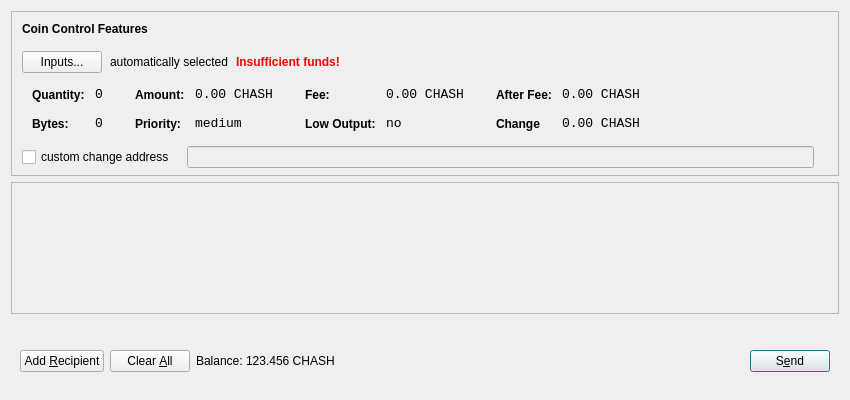
<?xml version="1.0" encoding="UTF-8"?>
<ui version="4.0">
 <class>SendCoinsDialog</class>
 <widget class="QDialog" name="SendCoinsDialog">
  <property name="geometry">
   <rect>
    <x>0</x>
    <y>0</y>
    <width>850</width>
    <height>400</height>
   </rect>
  </property>
  <property name="windowTitle">
   <string>Send Coins</string>
  </property>
  <layout class="QVBoxLayout" name="verticalLayout" stretch="0,1,0">
   <property name="bottomMargin">
    <number>8</number>
   </property>
   <item>
    <widget class="QFrame" name="frameCoinControl">
     <property name="sizePolicy">
      <sizepolicy hsizetype="Expanding" vsizetype="Expanding">
       <horstretch>0</horstretch>
       <verstretch>0</verstretch>
      </sizepolicy>
     </property>
     <property name="maximumSize">
      <size>
       <width>16777215</width>
       <height>16777215</height>
      </size>
     </property>
     <property name="frameShape">
      <enum>QFrame::StyledPanel</enum>
     </property>
     <property name="frameShadow">
      <enum>QFrame::Sunken</enum>
     </property>
     <layout class="QVBoxLayout" name="verticalLayoutCoinControl2">
      <property name="spacing">
       <number>6</number>
      </property>
      <property name="leftMargin">
       <number>0</number>
      </property>
      <property name="topMargin">
       <number>0</number>
      </property>
      <property name="rightMargin">
       <number>0</number>
      </property>
      <property name="bottomMargin">
       <number>6</number>
      </property>
      <item>
       <layout class="QVBoxLayout" name="verticalLayoutCoinControl" stretch="0,0,0,0,1">
        <property name="spacing">
         <number>0</number>
        </property>
        <property name="leftMargin">
         <number>10</number>
        </property>
        <property name="topMargin">
         <number>10</number>
        </property>
        <item>
         <layout class="QHBoxLayout" name="horizontalLayoutCoinControl1">
          <property name="bottomMargin">
           <number>15</number>
          </property>
          <item>
           <widget class="QLabel" name="labelCoinControlFeatures">
            <property name="sizePolicy">
             <sizepolicy hsizetype="Preferred" vsizetype="Maximum">
              <horstretch>0</horstretch>
              <verstretch>0</verstretch>
             </sizepolicy>
            </property>
            <property name="font">
             <font>
              <weight>75</weight>
              <bold>true</bold>
             </font>
            </property>
            <property name="styleSheet">
             <string notr="true">font-weight:bold;</string>
            </property>
            <property name="text">
             <string>Coin Control Features</string>
            </property>
           </widget>
          </item>
         </layout>
        </item>
        <item>
         <layout class="QHBoxLayout" name="horizontalLayoutCoinControl2" stretch="0,0,0,0">
          <property name="spacing">
           <number>8</number>
          </property>
          <property name="bottomMargin">
           <number>10</number>
          </property>
          <item>
           <widget class="QPushButton" name="pushButtonCoinControl">
            <property name="styleSheet">
             <string notr="true"/>
            </property>
            <property name="text">
             <string>Inputs...</string>
            </property>
           </widget>
          </item>
          <item>
           <widget class="QLabel" name="labelCoinControlAutomaticallySelected">
            <property name="text">
             <string>automatically selected</string>
            </property>
            <property name="margin">
             <number>5</number>
            </property>
           </widget>
          </item>
          <item>
           <widget class="QLabel" name="labelCoinControlInsuffFunds">
            <property name="font">
             <font>
              <weight>75</weight>
              <bold>true</bold>
             </font>
            </property>
            <property name="styleSheet">
             <string notr="true">color:red;font-weight:bold;</string>
            </property>
            <property name="text">
             <string>Insufficient funds!</string>
            </property>
            <property name="margin">
             <number>5</number>
            </property>
           </widget>
          </item>
          <item>
           <spacer name="horizontalSpacerCoinControl">
            <property name="orientation">
             <enum>Qt::Horizontal</enum>
            </property>
            <property name="sizeHint" stdset="0">
             <size>
              <width>40</width>
              <height>1</height>
             </size>
            </property>
           </spacer>
          </item>
         </layout>
        </item>
        <item>
         <widget class="QWidget" name="widgetCoinControl" native="true">
          <property name="sizePolicy">
           <sizepolicy hsizetype="Preferred" vsizetype="Preferred">
            <horstretch>0</horstretch>
            <verstretch>0</verstretch>
           </sizepolicy>
          </property>
          <property name="minimumSize">
           <size>
            <width>0</width>
            <height>0</height>
           </size>
          </property>
          <property name="styleSheet">
           <string notr="true"/>
          </property>
          <layout class="QHBoxLayout" name="horizontalLayoutCoinControl5">
           <property name="leftMargin">
            <number>0</number>
           </property>
           <property name="topMargin">
            <number>0</number>
           </property>
           <property name="rightMargin">
            <number>0</number>
           </property>
           <property name="bottomMargin">
            <number>0</number>
           </property>
           <item>
            <layout class="QHBoxLayout" name="horizontalLayoutCoinControl3" stretch="0,0,0,1">
             <property name="spacing">
              <number>20</number>
             </property>
             <property name="topMargin">
              <number>0</number>
             </property>
             <property name="bottomMargin">
              <number>10</number>
             </property>
             <item>
              <layout class="QFormLayout" name="formLayoutCoinControl1">
               <property name="horizontalSpacing">
                <number>10</number>
               </property>
               <property name="verticalSpacing">
                <number>14</number>
               </property>
               <property name="leftMargin">
                <number>10</number>
               </property>
               <property name="topMargin">
                <number>4</number>
               </property>
               <property name="rightMargin">
                <number>6</number>
               </property>
               <item row="0" column="0">
                <widget class="QLabel" name="labelCoinControlQuantityText">
                 <property name="styleSheet">
                  <string notr="true">font-weight:bold;</string>
                 </property>
                 <property name="text">
                  <string>Quantity:</string>
                 </property>
                 <property name="margin">
                  <number>0</number>
                 </property>
                </widget>
               </item>
               <item row="0" column="1">
                <widget class="QLabel" name="labelCoinControlQuantity">
                 <property name="font">
                  <font>
                   <family>Monospace</family>
                   <pointsize>10</pointsize>
                  </font>
                 </property>
                 <property name="cursor">
                  <cursorShape>IBeamCursor</cursorShape>
                 </property>
                 <property name="contextMenuPolicy">
                  <enum>Qt::ActionsContextMenu</enum>
                 </property>
                 <property name="text">
                  <string>0</string>
                 </property>
                 <property name="margin">
                  <number>0</number>
                 </property>
                 <property name="textInteractionFlags">
                  <set>Qt::LinksAccessibleByMouse|Qt::TextSelectableByKeyboard|Qt::TextSelectableByMouse</set>
                 </property>
                </widget>
               </item>
               <item row="1" column="0">
                <widget class="QLabel" name="labelCoinControlBytesText">
                 <property name="styleSheet">
                  <string notr="true">font-weight:bold;</string>
                 </property>
                 <property name="text">
                  <string>Bytes:</string>
                 </property>
                </widget>
               </item>
               <item row="1" column="1">
                <widget class="QLabel" name="labelCoinControlBytes">
                 <property name="font">
                  <font>
                   <family>Monospace</family>
                   <pointsize>10</pointsize>
                  </font>
                 </property>
                 <property name="cursor">
                  <cursorShape>IBeamCursor</cursorShape>
                 </property>
                 <property name="contextMenuPolicy">
                  <enum>Qt::ActionsContextMenu</enum>
                 </property>
                 <property name="text">
                  <string>0</string>
                 </property>
                 <property name="textInteractionFlags">
                  <set>Qt::LinksAccessibleByMouse|Qt::TextSelectableByKeyboard|Qt::TextSelectableByMouse</set>
                 </property>
                </widget>
               </item>
              </layout>
             </item>
             <item>
              <layout class="QFormLayout" name="formLayoutCoinControl2">
               <property name="horizontalSpacing">
                <number>10</number>
               </property>
               <property name="verticalSpacing">
                <number>14</number>
               </property>
               <property name="leftMargin">
                <number>6</number>
               </property>
               <property name="topMargin">
                <number>4</number>
               </property>
               <property name="rightMargin">
                <number>6</number>
               </property>
               <item row="0" column="0">
                <widget class="QLabel" name="labelCoinControlAmountText">
                 <property name="styleSheet">
                  <string notr="true">font-weight:bold;</string>
                 </property>
                 <property name="text">
                  <string>Amount:</string>
                 </property>
                 <property name="margin">
                  <number>0</number>
                 </property>
                </widget>
               </item>
               <item row="0" column="1">
                <widget class="QLabel" name="labelCoinControlAmount">
                 <property name="font">
                  <font>
                   <family>Monospace</family>
                   <pointsize>10</pointsize>
                  </font>
                 </property>
                 <property name="cursor">
                  <cursorShape>IBeamCursor</cursorShape>
                 </property>
                 <property name="contextMenuPolicy">
                  <enum>Qt::ActionsContextMenu</enum>
                 </property>
                 <property name="text">
                  <string>0.00 CHASH</string>
                 </property>
                 <property name="textInteractionFlags">
                  <set>Qt::LinksAccessibleByMouse|Qt::TextSelectableByKeyboard|Qt::TextSelectableByMouse</set>
                 </property>
                </widget>
               </item>
               <item row="1" column="0">
                <widget class="QLabel" name="labelCoinControlPriorityText">
                 <property name="styleSheet">
                  <string notr="true">font-weight:bold;</string>
                 </property>
                 <property name="text">
                  <string>Priority:</string>
                 </property>
                </widget>
               </item>
               <item row="1" column="1">
                <widget class="QLabel" name="labelCoinControlPriority">
                 <property name="font">
                  <font>
                   <family>Monospace</family>
                   <pointsize>10</pointsize>
                  </font>
                 </property>
                 <property name="cursor">
                  <cursorShape>IBeamCursor</cursorShape>
                 </property>
                 <property name="contextMenuPolicy">
                  <enum>Qt::ActionsContextMenu</enum>
                 </property>
                 <property name="text">
                  <string>medium</string>
                 </property>
                 <property name="textInteractionFlags">
                  <set>Qt::LinksAccessibleByMouse|Qt::TextSelectableByKeyboard|Qt::TextSelectableByMouse</set>
                 </property>
                </widget>
               </item>
              </layout>
             </item>
             <item>
              <layout class="QFormLayout" name="formLayoutCoinControl3">
               <property name="horizontalSpacing">
                <number>10</number>
               </property>
               <property name="verticalSpacing">
                <number>14</number>
               </property>
               <property name="leftMargin">
                <number>6</number>
               </property>
               <property name="topMargin">
                <number>4</number>
               </property>
               <property name="rightMargin">
                <number>6</number>
               </property>
               <item row="0" column="0">
                <widget class="QLabel" name="labelCoinControlFeeText">
                 <property name="styleSheet">
                  <string notr="true">font-weight:bold;</string>
                 </property>
                 <property name="text">
                  <string>Fee:</string>
                 </property>
                 <property name="margin">
                  <number>0</number>
                 </property>
                </widget>
               </item>
               <item row="0" column="1">
                <widget class="QLabel" name="labelCoinControlFee">
                 <property name="font">
                  <font>
                   <family>Monospace</family>
                   <pointsize>10</pointsize>
                  </font>
                 </property>
                 <property name="cursor">
                  <cursorShape>IBeamCursor</cursorShape>
                 </property>
                 <property name="contextMenuPolicy">
                  <enum>Qt::ActionsContextMenu</enum>
                 </property>
                 <property name="text">
                  <string>0.00 CHASH</string>
                 </property>
                 <property name="textInteractionFlags">
                  <set>Qt::LinksAccessibleByMouse|Qt::TextSelectableByKeyboard|Qt::TextSelectableByMouse</set>
                 </property>
                </widget>
               </item>
               <item row="1" column="0">
                <widget class="QLabel" name="labelCoinControlLowOutputText">
                 <property name="styleSheet">
                  <string notr="true">font-weight:bold;</string>
                 </property>
                 <property name="text">
                  <string>Low Output:</string>
                 </property>
                </widget>
               </item>
               <item row="1" column="1">
                <widget class="QLabel" name="labelCoinControlLowOutput">
                 <property name="font">
                  <font>
                   <family>Monospace</family>
                   <pointsize>10</pointsize>
                  </font>
                 </property>
                 <property name="cursor">
                  <cursorShape>IBeamCursor</cursorShape>
                 </property>
                 <property name="contextMenuPolicy">
                  <enum>Qt::ActionsContextMenu</enum>
                 </property>
                 <property name="text">
                  <string>no</string>
                 </property>
                 <property name="textInteractionFlags">
                  <set>Qt::LinksAccessibleByMouse|Qt::TextSelectableByKeyboard|Qt::TextSelectableByMouse</set>
                 </property>
                </widget>
               </item>
              </layout>
             </item>
             <item>
              <layout class="QFormLayout" name="formLayoutCoinControl4">
               <property name="horizontalSpacing">
                <number>10</number>
               </property>
               <property name="verticalSpacing">
                <number>14</number>
               </property>
               <property name="leftMargin">
                <number>6</number>
               </property>
               <property name="topMargin">
                <number>4</number>
               </property>
               <property name="rightMargin">
                <number>6</number>
               </property>
               <item row="0" column="0">
                <widget class="QLabel" name="labelCoinControlAfterFeeText">
                 <property name="styleSheet">
                  <string notr="true">font-weight:bold;</string>
                 </property>
                 <property name="text">
                  <string>After Fee:</string>
                 </property>
                 <property name="margin">
                  <number>0</number>
                 </property>
                </widget>
               </item>
               <item row="0" column="1">
                <widget class="QLabel" name="labelCoinControlAfterFee">
                 <property name="font">
                  <font>
                   <family>Monospace</family>
                   <pointsize>10</pointsize>
                  </font>
                 </property>
                 <property name="cursor">
                  <cursorShape>IBeamCursor</cursorShape>
                 </property>
                 <property name="contextMenuPolicy">
                  <enum>Qt::ActionsContextMenu</enum>
                 </property>
                 <property name="text">
                  <string>0.00 CHASH</string>
                 </property>
                 <property name="textInteractionFlags">
                  <set>Qt::LinksAccessibleByMouse|Qt::TextSelectableByKeyboard|Qt::TextSelectableByMouse</set>
                 </property>
                </widget>
               </item>
               <item row="1" column="0">
                <widget class="QLabel" name="labelCoinControlChangeText">
                 <property name="styleSheet">
                  <string notr="true">font-weight:bold;</string>
                 </property>
                 <property name="text">
                  <string>Change</string>
                 </property>
                </widget>
               </item>
               <item row="1" column="1">
                <widget class="QLabel" name="labelCoinControlChange">
                 <property name="font">
                  <font>
                   <family>Monospace</family>
                   <pointsize>10</pointsize>
                  </font>
                 </property>
                 <property name="cursor">
                  <cursorShape>IBeamCursor</cursorShape>
                 </property>
                 <property name="contextMenuPolicy">
                  <enum>Qt::ActionsContextMenu</enum>
                 </property>
                 <property name="text">
                  <string>0.00 CHASH</string>
                 </property>
                 <property name="textInteractionFlags">
                  <set>Qt::LinksAccessibleByMouse|Qt::TextSelectableByKeyboard|Qt::TextSelectableByMouse</set>
                 </property>
                </widget>
               </item>
              </layout>
             </item>
            </layout>
           </item>
          </layout>
         </widget>
        </item>
        <item>
         <layout class="QHBoxLayout" name="horizontalLayoutCoinControl4" stretch="0,0,0">
          <property name="spacing">
           <number>12</number>
          </property>
          <property name="sizeConstraint">
           <enum>QLayout::SetDefaultConstraint</enum>
          </property>
          <property name="topMargin">
           <number>5</number>
          </property>
          <property name="rightMargin">
           <number>5</number>
          </property>
          <item>
           <widget class="QCheckBox" name="checkBoxCoinControlChange">
            <property name="text">
             <string>custom change address</string>
            </property>
           </widget>
          </item>
          <item>
           <widget class="QLineEdit" name="lineEditCoinControlChange">
            <property name="enabled">
             <bool>false</bool>
            </property>
            <property name="sizePolicy">
             <sizepolicy hsizetype="Expanding" vsizetype="Fixed">
              <horstretch>0</horstretch>
              <verstretch>0</verstretch>
             </sizepolicy>
            </property>
           </widget>
          </item>
          <item>
           <widget class="QLabel" name="labelCoinControlChangeLabel">
            <property name="sizePolicy">
             <sizepolicy hsizetype="Preferred" vsizetype="Expanding">
              <horstretch>0</horstretch>
              <verstretch>0</verstretch>
             </sizepolicy>
            </property>
            <property name="minimumSize">
             <size>
              <width>0</width>
              <height>0</height>
             </size>
            </property>
            <property name="text">
             <string/>
            </property>
            <property name="margin">
             <number>3</number>
            </property>
           </widget>
          </item>
         </layout>
        </item>
        <item>
         <spacer name="verticalSpacerCoinControl">
          <property name="orientation">
           <enum>Qt::Vertical</enum>
          </property>
          <property name="sizeHint" stdset="0">
           <size>
            <width>800</width>
            <height>1</height>
           </size>
          </property>
         </spacer>
        </item>
       </layout>
      </item>
     </layout>
    </widget>
   </item>
   <item>
    <widget class="QScrollArea" name="scrollArea">
     <property name="widgetResizable">
      <bool>true</bool>
     </property>
     <widget class="QWidget" name="scrollAreaWidgetContents">
      <property name="geometry">
       <rect>
        <x>0</x>
        <y>0</y>
        <width>830</width>
        <height>104</height>
       </rect>
      </property>
      <layout class="QVBoxLayout" name="verticalLayout_2">
       <property name="leftMargin">
        <number>0</number>
       </property>
       <property name="topMargin">
        <number>0</number>
       </property>
       <property name="rightMargin">
        <number>0</number>
       </property>
       <property name="bottomMargin">
        <number>0</number>
       </property>
       <item>
        <layout class="QVBoxLayout" name="entries">
         <property name="spacing">
          <number>6</number>
         </property>
        </layout>
       </item>
       <item>
        <spacer name="verticalSpacer">
         <property name="orientation">
          <enum>Qt::Vertical</enum>
         </property>
         <property name="sizeHint" stdset="0">
          <size>
           <width>20</width>
           <height>40</height>
          </size>
         </property>
        </spacer>
       </item>
      </layout>
     </widget>
    </widget>
   </item>
   <item>
    <widget class="QWidget" name="buttonBar" native="true">
     <layout class="QHBoxLayout" name="horizontalLayout">
      <property name="leftMargin">
       <number>9</number>
      </property>
      <property name="topMargin">
       <number>30</number>
      </property>
      <property name="rightMargin">
       <number>9</number>
      </property>
      <property name="bottomMargin">
       <number>20</number>
      </property>
      <item>
       <widget class="QPushButton" name="addButton">
        <property name="maximumSize">
         <size>
          <width>136</width>
          <height>36</height>
         </size>
        </property>
        <property name="toolTip">
         <string>Send to multiple recipients at once</string>
        </property>
        <property name="text">
         <string>Add &amp;Recipient</string>
        </property>
        <property name="autoDefault">
         <bool>false</bool>
        </property>
       </widget>
      </item>
      <item>
       <widget class="QPushButton" name="clearButton">
        <property name="sizePolicy">
         <sizepolicy hsizetype="Minimum" vsizetype="Fixed">
          <horstretch>0</horstretch>
          <verstretch>0</verstretch>
         </sizepolicy>
        </property>
        <property name="maximumSize">
         <size>
          <width>100</width>
          <height>36</height>
         </size>
        </property>
        <property name="toolTip">
         <string>Remove all transaction fields</string>
        </property>
        <property name="text">
         <string>Clear &amp;All</string>
        </property>
        <property name="autoRepeatDelay">
         <number>300</number>
        </property>
        <property name="autoDefault">
         <bool>false</bool>
        </property>
       </widget>
      </item>
      <item>
       <layout class="QHBoxLayout" name="horizontalLayout_2">
        <property name="spacing">
         <number>3</number>
        </property>
        <item>
         <widget class="QLabel" name="label">
          <property name="sizePolicy">
           <sizepolicy hsizetype="Preferred" vsizetype="Fixed">
            <horstretch>0</horstretch>
            <verstretch>0</verstretch>
           </sizepolicy>
          </property>
          <property name="text">
           <string>Balance:</string>
          </property>
         </widget>
        </item>
        <item>
         <widget class="QLabel" name="labelBalance">
          <property name="sizePolicy">
           <sizepolicy hsizetype="Preferred" vsizetype="Fixed">
            <horstretch>0</horstretch>
            <verstretch>0</verstretch>
           </sizepolicy>
          </property>
          <property name="cursor">
           <cursorShape>IBeamCursor</cursorShape>
          </property>
          <property name="text">
           <string>123.456 CHASH</string>
          </property>
          <property name="textInteractionFlags">
           <set>Qt::LinksAccessibleByMouse|Qt::TextSelectableByKeyboard|Qt::TextSelectableByMouse</set>
          </property>
         </widget>
        </item>
       </layout>
      </item>
      <item>
       <spacer name="horizontalSpacer">
        <property name="orientation">
         <enum>Qt::Horizontal</enum>
        </property>
        <property name="sizeHint" stdset="0">
         <size>
          <width>40</width>
          <height>20</height>
         </size>
        </property>
       </spacer>
      </item>
      <item>
       <widget class="QPushButton" name="sendButton">
        <property name="maximumSize">
         <size>
          <width>96</width>
          <height>36</height>
         </size>
        </property>
        <property name="toolTip">
         <string>Confirm the send action</string>
        </property>
        <property name="text">
         <string>S&amp;end</string>
        </property>
        <property name="default">
         <bool>true</bool>
        </property>
       </widget>
      </item>
     </layout>
    </widget>
   </item>
  </layout>
 </widget>
 <resources/>
 <connections/>
</ui>
